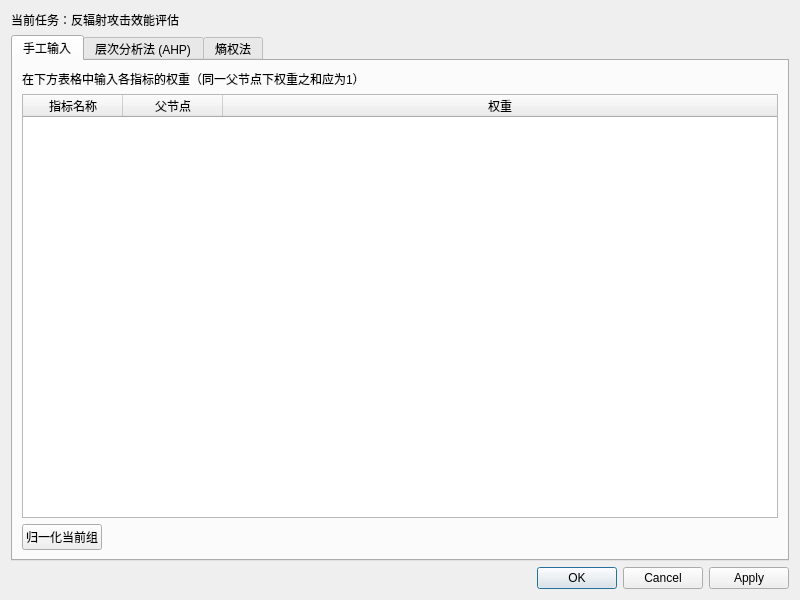
<?xml version="1.0" encoding="UTF-8"?>
<ui version="4.0">
 <class>WeightSettingDialog</class>
 <widget class="QDialog" name="WeightSettingDialog">
  <property name="geometry">
   <rect>
    <x>0</x>
    <y>0</y>
    <width>800</width>
    <height>600</height>
   </rect>
  </property>
  <property name="windowTitle">
   <string>指标权重设置</string>
  </property>
  <layout class="QVBoxLayout" name="verticalLayout">
   <!-- 当前指标体系信息 -->
   <item>
    <widget class="QLabel" name="labelCurrentTask">
     <property name="text">
      <string>当前任务：反辐射攻击效能评估</string>
     </property>
    </widget>
   </item>
   <!-- 选项卡 -->
   <item>
    <widget class="QTabWidget" name="tabWidget">
     <property name="currentIndex">
      <number>0</number>
     </property>
     <!-- 手工输入页 -->
     <widget class="QWidget" name="tabManual">
      <attribute name="title">
       <string>手工输入</string>
      </attribute>
      <layout class="QVBoxLayout" name="verticalLayout_2">
       <item>
        <widget class="QLabel" name="labelManualDesc">
         <property name="text">
          <string>在下方表格中输入各指标的权重（同一父节点下权重之和应为1）</string>
         </property>
        </widget>
       </item>
       <item>
        <widget class="QTableWidget" name="tableManual">
         <property name="columnCount">
          <number>3</number>
         </property>
         <attribute name="horizontalHeaderStretchLastSection">
          <bool>true</bool>
         </attribute>
         <column>
          <property name="text">
           <string>指标名称</string>
          </property>
         </column>
         <column>
          <property name="text">
           <string>父节点</string>
          </property>
         </column>
         <column>
          <property name="text">
           <string>权重</string>
          </property>
         </column>
        </widget>
       </item>
       <item>
        <layout class="QHBoxLayout" name="horizontalLayout">
         <item>
          <widget class="QPushButton" name="btnNormalize">
           <property name="text">
            <string>归一化当前组</string>
           </property>
          </widget>
         </item>
         <item>
          <spacer name="horizontalSpacer">
           <property name="orientation">
            <enum>Qt::Horizontal</enum>
           </property>
           <property name="sizeHint" stdset="0">
            <size>
             <width>40</width>
             <height>20</height>
            </size>
           </property>
          </spacer>
         </item>
        </layout>
       </item>
      </layout>
     </widget>
     <!-- 层次分析法 AHP 页 -->
     <widget class="QWidget" name="tabAHP">
      <attribute name="title">
       <string>层次分析法 (AHP)</string>
      </attribute>
      <layout class="QVBoxLayout" name="verticalLayout_3">
       <item>
        <widget class="QLabel" name="labelAHPDesc">
         <property name="text">
          <string>输入判断矩阵（n×n），矩阵元素应满足 a_ij > 0 且 a_ji = 1/a_ij。</string>
         </property>
        </widget>
       </item>
       <item>
        <widget class="QGroupBox" name="groupBoxMatrix">
         <property name="title">
          <string>判断矩阵</string>
         </property>
         <layout class="QVBoxLayout" name="verticalLayout_4">
          <item>
           <widget class="QTableWidget" name="tableAHP">
            <property name="rowCount">
             <number>3</number>
            </property>
            <property name="columnCount">
             <number>3</number>
            </property>
           </widget>
          </item>
          <item>
           <layout class="QHBoxLayout" name="horizontalLayout_2">
            <item>
             <widget class="QSpinBox" name="spinMatrixSize">
              <property name="prefix">
               <string>阶数: </string>
              </property>
              <property name="minimum">
               <number>2</number>
              </property>
              <property name="maximum">
               <number>10</number>
              </property>
              <property name="value">
               <number>3</number>
              </property>
             </widget>
            </item>
            <item>
             <widget class="QPushButton" name="btnResizeMatrix">
              <property name="text">
               <string>调整矩阵</string>
              </property>
             </widget>
            </item>
            <item>
             <widget class="QPushButton" name="btnImportMatrix">
              <property name="text">
               <string>导入...</string>
              </property>
             </widget>
            </item>
            <item>
             <spacer name="horizontalSpacer_2">
              <property name="orientation">
               <enum>Qt::Horizontal</enum>
              </property>
              <property name="sizeHint" stdset="0">
               <size>
                <width>40</width>
                <height>20</height>
               </size>
              </property>
             </spacer>
            </item>
           </layout>
          </item>
         </layout>
        </widget>
       </item>
       <item>
        <widget class="QGroupBox" name="groupBoxAHPResult">
         <property name="title">
          <string>计算结果</string>
         </property>
         <layout class="QFormLayout" name="formLayout">
          <item row="0" column="0">
           <widget class="QLabel" name="labelAHPWeights">
            <property name="text">
             <string>权重向量：</string>
            </property>
           </widget>
          </item>
          <item row="0" column="1">
           <widget class="QLabel" name="labelAHPWeightsValue">
            <property name="text">
             <string>待计算</string>
            </property>
           </widget>
          </item>
          <item row="1" column="0">
           <widget class="QLabel" name="labelCR">
            <property name="text">
             <string>一致性比例 CR：</string>
            </property>
           </widget>
          </item>
          <item row="1" column="1">
           <widget class="QLabel" name="labelCRValue">
            <property name="text">
             <string>-</string>
            </property>
           </widget>
          </item>
         </layout>
        </widget>
       </item>
       <item>
        <widget class="QPushButton" name="btnCalcAHP">
         <property name="text">
          <string>计算权重</string>
         </property>
        </widget>
       </item>
      </layout>
     </widget>
     <!-- 熵权法页 -->
     <widget class="QWidget" name="tabEntropy">
      <attribute name="title">
       <string>熵权法</string>
      </attribute>
      <layout class="QVBoxLayout" name="verticalLayout_5">
       <item>
        <widget class="QLabel" name="labelEntropyDesc">
         <property name="text">
          <string>输入原始数据矩阵（行=样本，列=指标），并指定每个指标的方向。</string>
         </property>
        </widget>
       </item>
       <item>
        <widget class="QGroupBox" name="groupBoxData">
         <property name="title">
          <string>数据矩阵</string>
         </property>
         <layout class="QVBoxLayout" name="verticalLayout_6">
          <item>
           <widget class="QTableWidget" name="tableEntropy">
            <property name="rowCount">
             <number>5</number>
            </property>
            <property name="columnCount">
             <number>3</number>
            </property>
           </widget>
          </item>
          <item>
           <layout class="QHBoxLayout" name="horizontalLayout_3">
            <item>
             <widget class="QPushButton" name="btnAddRow">
              <property name="text">
               <string>添加行</string>
              </property>
             </widget>
            </item>
            <item>
             <widget class="QPushButton" name="btnAddColumn">
              <property name="text">
               <string>添加列</string>
              </property>
             </widget>
            </item>
            <item>
             <widget class="QPushButton" name="btnImportData">
              <property name="text">
               <string>导入数据</string>
              </property>
             </widget>
            </item>
            <item>
             <spacer name="horizontalSpacer_3">
              <property name="orientation">
               <enum>Qt::Horizontal</enum>
              </property>
              <property name="sizeHint" stdset="0">
               <size>
                <width>40</width>
                <height>20</height>
               </size>
              </property>
             </spacer>
            </item>
           </layout>
          </item>
         </layout>
        </widget>
       </item>
       <item>
        <widget class="QGroupBox" name="groupBoxDirection">
         <property name="title">
          <string>指标方向</string>
         </property>
         <layout class="QHBoxLayout" name="horizontalLayout_4">
          <item>
           <widget class="QListWidget" name="listDirection">
            <property name="maximumHeight">
             <number>100</number>
            </property>
           </widget>
          </item>
         </layout>
        </widget>
       </item>
       <item>
        <widget class="QGroupBox" name="groupBoxEntropyResult">
         <property name="title">
          <string>计算结果</string>
         </property>
         <layout class="QFormLayout" name="formLayout_2">
          <item row="0" column="0">
           <widget class="QLabel" name="labelEntropyWeights">
            <property name="text">
             <string>权重向量：</string>
            </property>
           </widget>
          </item>
          <item row="0" column="1">
           <widget class="QLabel" name="labelEntropyWeightsValue">
            <property name="text">
             <string>待计算</string>
            </property>
           </widget>
          </item>
         </layout>
        </widget>
       </item>
       <item>
        <widget class="QPushButton" name="btnCalcEntropy">
         <property name="text">
          <string>计算权重</string>
         </property>
        </widget>
       </item>
      </layout>
     </widget>
    </widget>
   </item>
   <!-- 底部按钮 -->
   <item>
    <widget class="QDialogButtonBox" name="buttonBox">
     <property name="orientation">
      <enum>Qt::Horizontal</enum>
     </property>
     <property name="standardButtons">
      <set>QDialogButtonBox::Apply|QDialogButtonBox::Cancel|QDialogButtonBox::Ok</set>
     </property>
    </widget>
   </item>
  </layout>
 </widget>
 <resources/>
 <connections>
  <connection>
   <sender>buttonBox</sender>
   <signal>accepted()</signal>
   <receiver>WeightSettingDialog</receiver>
   <slot>accept()</slot>
   <hints>
    <hint type="sourcelabel">
     <x>248</x>
     <y>254</y>
    </hint>
    <hint type="destinationlabel">
     <x>157</x>
     <y>274</y>
    </hint>
   </hints>
  </connection>
  <connection>
   <sender>buttonBox</sender>
   <signal>rejected()</signal>
   <receiver>WeightSettingDialog</receiver>
   <slot>reject()</slot>
   <hints>
    <hint type="sourcelabel">
     <x>316</x>
     <y>260</y>
    </hint>
    <hint type="destinationlabel">
     <x>286</x>
     <y>274</y>
    </hint>
   </hints>
  </connection>
 </connections>
</ui>
